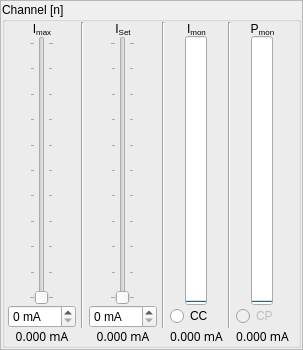
<?xml version="1.0" encoding="UTF-8"?>
<ui version="4.0">
 <class>Channel</class>
 <widget class="QWidget" name="Channel">
  <property name="geometry">
   <rect>
    <x>0</x>
    <y>0</y>
    <width>303</width>
    <height>350</height>
   </rect>
  </property>
  <property name="windowTitle">
   <string>Form</string>
  </property>
  <layout class="QGridLayout" name="gridLayout">
   <property name="margin">
    <number>0</number>
   </property>
   <property name="spacing">
    <number>1</number>
   </property>
   <item row="0" column="0">
    <widget class="QFrame" name="frame">
     <property name="frameShape">
      <enum>QFrame::StyledPanel</enum>
     </property>
     <property name="frameShadow">
      <enum>QFrame::Sunken</enum>
     </property>
     <layout class="QHBoxLayout" name="horizontalLayout_2">
      <property name="spacing">
       <number>0</number>
      </property>
      <property name="margin">
       <number>1</number>
      </property>
      <item>
       <widget class="QGroupBox" name="groupBox">
        <property name="title">
         <string>Channel [n]</string>
        </property>
        <layout class="QHBoxLayout" name="horizontalLayout">
         <property name="spacing">
          <number>0</number>
         </property>
         <property name="margin">
          <number>0</number>
         </property>
         <item>
          <layout class="QGridLayout" name="gridLayout_2" columnstretch="0,0,0,0,0,0,0,0,0">
           <property name="horizontalSpacing">
            <number>2</number>
           </property>
           <property name="verticalSpacing">
            <number>0</number>
           </property>
           <item row="5" column="1">
            <widget class="QLabel" name="lbl_limit_dbg">
             <property name="font">
              <font>
               <family>Ubuntu Mono</family>
              </font>
             </property>
             <property name="text">
              <string>0.000 mA</string>
             </property>
             <property name="alignment">
              <set>Qt::AlignCenter</set>
             </property>
            </widget>
           </item>
           <item row="5" column="6">
            <widget class="QLabel" name="lbl_imon_dbg">
             <property name="font">
              <font>
               <family>Ubuntu Mono</family>
              </font>
             </property>
             <property name="text">
              <string>0.000 mA</string>
             </property>
             <property name="alignment">
              <set>Qt::AlignCenter</set>
             </property>
            </widget>
           </item>
           <item row="0" column="2" rowspan="5">
            <widget class="Line" name="line_2">
             <property name="orientation">
              <enum>Qt::Vertical</enum>
             </property>
            </widget>
           </item>
           <item row="2" column="5">
            <spacer name="verticalSpacer_2">
             <property name="orientation">
              <enum>Qt::Vertical</enum>
             </property>
             <property name="sizeHint" stdset="0">
              <size>
               <width>0</width>
               <height>40</height>
              </size>
             </property>
            </spacer>
           </item>
           <item row="0" column="7" rowspan="5">
            <widget class="Line" name="line_3">
             <property name="orientation">
              <enum>Qt::Vertical</enum>
             </property>
            </widget>
           </item>
           <item row="5" column="3">
            <widget class="QLabel" name="lbl_set_dbg">
             <property name="font">
              <font>
               <family>Ubuntu Mono</family>
              </font>
             </property>
             <property name="text">
              <string>0.000 mA</string>
             </property>
             <property name="alignment">
              <set>Qt::AlignCenter</set>
             </property>
            </widget>
           </item>
           <item row="0" column="6" rowspan="2">
            <widget class="QLabel" name="lbl_imon">
             <property name="sizePolicy">
              <sizepolicy hsizetype="Preferred" vsizetype="Maximum">
               <horstretch>0</horstretch>
               <verstretch>0</verstretch>
              </sizepolicy>
             </property>
             <property name="maximumSize">
              <size>
               <width>16777215</width>
               <height>20</height>
              </size>
             </property>
             <property name="text">
              <string>&lt;html&gt;&lt;head/&gt;&lt;body&gt;&lt;p&gt;I&lt;span style=&quot; vertical-align:sub;&quot;&gt;mon&lt;/span&gt;&lt;/p&gt;&lt;/body&gt;&lt;/html&gt;</string>
             </property>
             <property name="alignment">
              <set>Qt::AlignCenter</set>
             </property>
            </widget>
           </item>
           <item row="0" column="8" rowspan="2">
            <widget class="QLabel" name="lbl_pmon">
             <property name="sizePolicy">
              <sizepolicy hsizetype="Preferred" vsizetype="Maximum">
               <horstretch>0</horstretch>
               <verstretch>0</verstretch>
              </sizepolicy>
             </property>
             <property name="maximumSize">
              <size>
               <width>16777215</width>
               <height>20</height>
              </size>
             </property>
             <property name="text">
              <string>&lt;html&gt;&lt;head/&gt;&lt;body&gt;&lt;p&gt;P&lt;span style=&quot; vertical-align:sub;&quot;&gt;mon&lt;/span&gt;&lt;/p&gt;&lt;/body&gt;&lt;/html&gt;</string>
             </property>
             <property name="alignment">
              <set>Qt::AlignCenter</set>
             </property>
            </widget>
           </item>
           <item row="0" column="4" rowspan="5">
            <widget class="Line" name="line">
             <property name="orientation">
              <enum>Qt::Vertical</enum>
             </property>
            </widget>
           </item>
           <item row="0" column="3" rowspan="2">
            <widget class="QLabel" name="lbl_set">
             <property name="sizePolicy">
              <sizepolicy hsizetype="Preferred" vsizetype="Maximum">
               <horstretch>0</horstretch>
               <verstretch>0</verstretch>
              </sizepolicy>
             </property>
             <property name="maximumSize">
              <size>
               <width>16777215</width>
               <height>20</height>
              </size>
             </property>
             <property name="text">
              <string>&lt;html&gt;&lt;head/&gt;&lt;body&gt;&lt;p&gt;I&lt;span style=&quot; vertical-align:sub;&quot;&gt;Set&lt;/span&gt;&lt;/p&gt;&lt;/body&gt;&lt;/html&gt;</string>
             </property>
             <property name="alignment">
              <set>Qt::AlignCenter</set>
             </property>
            </widget>
           </item>
           <item row="0" column="1">
            <widget class="QLabel" name="lbl_max">
             <property name="text">
              <string>&lt;html&gt;&lt;head/&gt;&lt;body&gt;&lt;p&gt;I&lt;span style=&quot; vertical-align:sub;&quot;&gt;max&lt;/span&gt;&lt;/p&gt;&lt;/body&gt;&lt;/html&gt;</string>
             </property>
             <property name="alignment">
              <set>Qt::AlignCenter</set>
             </property>
            </widget>
           </item>
           <item row="2" column="3" rowspan="2">
            <layout class="QHBoxLayout" name="horizontalLayout_3">
             <property name="spacing">
              <number>0</number>
             </property>
             <property name="topMargin">
              <number>0</number>
             </property>
             <item>
              <widget class="QSlider" name="slider_iset">
               <property name="sizePolicy">
                <sizepolicy hsizetype="Fixed" vsizetype="MinimumExpanding">
                 <horstretch>0</horstretch>
                 <verstretch>0</verstretch>
                </sizepolicy>
               </property>
               <property name="maximum">
                <number>250</number>
               </property>
               <property name="orientation">
                <enum>Qt::Vertical</enum>
               </property>
               <property name="tickPosition">
                <enum>QSlider::TicksBothSides</enum>
               </property>
               <property name="tickInterval">
                <number>25</number>
               </property>
              </widget>
             </item>
            </layout>
           </item>
           <item row="4" column="8">
            <widget class="QRadioButton" name="radio_CP">
             <property name="enabled">
              <bool>false</bool>
             </property>
             <property name="sizePolicy">
              <sizepolicy hsizetype="Maximum" vsizetype="Fixed">
               <horstretch>0</horstretch>
               <verstretch>0</verstretch>
              </sizepolicy>
             </property>
             <property name="toolTip">
              <string>Enable constant-power mode</string>
             </property>
             <property name="text">
              <string>CP</string>
             </property>
            </widget>
           </item>
           <item row="4" column="6">
            <widget class="QRadioButton" name="radio_CC">
             <property name="sizePolicy">
              <sizepolicy hsizetype="Maximum" vsizetype="Fixed">
               <horstretch>0</horstretch>
               <verstretch>0</verstretch>
              </sizepolicy>
             </property>
             <property name="toolTip">
              <string>Enable constant-current mode</string>
             </property>
             <property name="text">
              <string>CC</string>
             </property>
            </widget>
           </item>
           <item row="2" column="1">
            <layout class="QHBoxLayout" name="horizontalLayout_4">
             <item>
              <widget class="QSlider" name="slider_imax">
               <property name="maximum">
                <number>250</number>
               </property>
               <property name="orientation">
                <enum>Qt::Vertical</enum>
               </property>
               <property name="tickPosition">
                <enum>QSlider::TicksBothSides</enum>
               </property>
               <property name="tickInterval">
                <number>25</number>
               </property>
              </widget>
             </item>
            </layout>
           </item>
           <item row="2" column="6">
            <layout class="QHBoxLayout" name="horizontalLayout_5">
             <item>
              <widget class="QProgressBar" name="progbar_imon">
               <property name="maximum">
                <number>250</number>
               </property>
               <property name="orientation">
                <enum>Qt::Vertical</enum>
               </property>
               <property name="format">
                <string>%v mA</string>
               </property>
              </widget>
             </item>
            </layout>
           </item>
           <item row="2" column="8">
            <layout class="QHBoxLayout" name="horizontalLayout_6">
             <item>
              <widget class="QProgressBar" name="progbar_pmon">
               <property name="maximum">
                <number>250</number>
               </property>
               <property name="value">
                <number>0</number>
               </property>
               <property name="orientation">
                <enum>Qt::Vertical</enum>
               </property>
               <property name="format">
                <string>%v mW</string>
               </property>
              </widget>
             </item>
            </layout>
           </item>
           <item row="5" column="8">
            <widget class="QLabel" name="lbl_pmon_dbg">
             <property name="font">
              <font>
               <family>Ubuntu Mono</family>
              </font>
             </property>
             <property name="text">
              <string>0.000 mA</string>
             </property>
             <property name="alignment">
              <set>Qt::AlignCenter</set>
             </property>
            </widget>
           </item>
           <item row="0" column="0" rowspan="5">
            <layout class="QVBoxLayout" name="verticalLayout">
             <property name="spacing">
              <number>0</number>
             </property>
             <item>
              <spacer name="verticalSpacer">
               <property name="orientation">
                <enum>Qt::Vertical</enum>
               </property>
               <property name="sizeHint" stdset="0">
                <size>
                 <width>0</width>
                 <height>40</height>
                </size>
               </property>
              </spacer>
             </item>
            </layout>
           </item>
           <item row="4" column="1">
            <widget class="QSpinBox" name="spin_max">
             <property name="keyboardTracking">
              <bool>false</bool>
             </property>
             <property name="suffix">
              <string> mA</string>
             </property>
             <property name="maximum">
              <number>250</number>
             </property>
            </widget>
           </item>
           <item row="4" column="3">
            <widget class="QSpinBox" name="spin_set">
             <property name="keyboardTracking">
              <bool>false</bool>
             </property>
             <property name="suffix">
              <string> mA</string>
             </property>
             <property name="maximum">
              <number>250</number>
             </property>
            </widget>
           </item>
          </layout>
         </item>
        </layout>
       </widget>
      </item>
     </layout>
    </widget>
   </item>
  </layout>
 </widget>
 <resources/>
 <connections/>
</ui>
